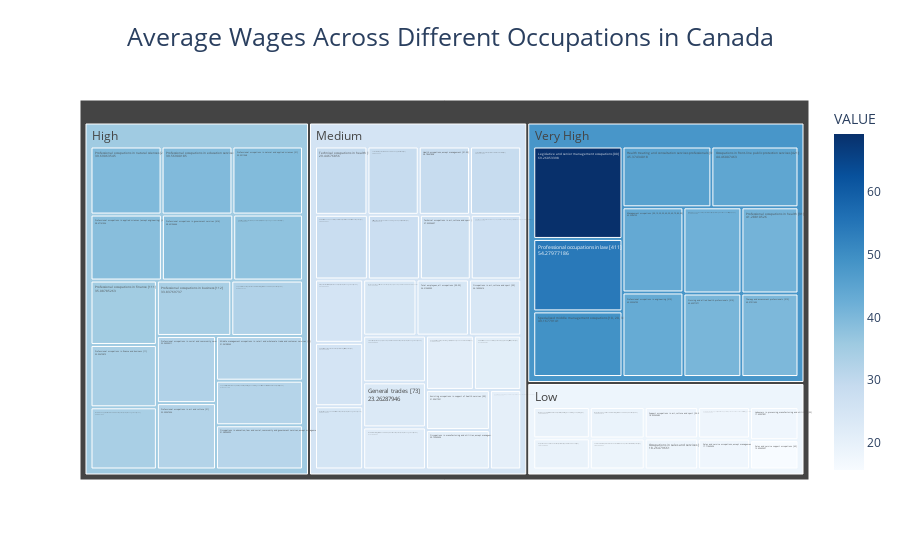

Notebook code cell kept with this figure:
### Code cell
# Creating a new column for wage ranges
def wage_range(value):
    if value <= 20:
        return 'Low'
    elif 20 < value <= 30:
        return 'Medium'
    elif 30 < value <= 40:
        return 'High'
    else:
        return 'Very High'

sorted_average_wages['Wage Range'] = sorted_average_wages['VALUE'].apply(wage_range)

# Creating a nested treemap using Plotly
fig = px.treemap(sorted_average_wages,
                 path=['Wage Range', 'National Occupational Classification (NOC)'],
                 values='VALUE',
                 color='VALUE',  # Set the color based on the VALUE column
                 color_continuous_scale='Blues',  # Define the color scale
                 title='Average Wages Across Different Occupations in Canada',
                 labels={'National Occupational Classification (NOC)': 'Occupation'},
                 hover_data=['VALUE'])

# Customizing the appearance of the chart
fig.update_traces(textinfo='label+value', hovertemplate='<b>%{label}:</b> %{value:.2f}')
fig.update_layout(title=dict(x=0.5, y=0.95, font=dict(size=25)))

# Showing the chart
fig.show()
offline.plot(fig, filename='fig1.1.html', auto_open=True)

### Figure 1 — Plotly figure (JSON) as saved in the notebook; plotly's stock layout.template omitted (floating-point values rounded to 4 significant figures)
{"data": [{"branchvalues": "total", "customdata": [[28.09, 28.09], [21.13, 21.13], [25.1, 25.1], [27.64, 27.64], [21.1, 21.1], [25.06, 25.06], [17.95, 17.95], [26.81, 26.81], [23.26, 23.26], [28.79, 28.79], [45.37, 45.37], [19.41, 19.41], [17.65, 17.65], [69.26, 69.26], [19.46, 19.46], [24.61, 24.61], [43.56, 43.56], [31.94, 31.94], [41.98, 41.98], [33.88, 33.88], [21.71, 21.71], [40.62, 40.62], [24.15, 24.15], [25.1, 25.1], [31.59, 31.59], [44.46, 44.46], [20.73, 20.73], [18.26, 18.26], [21.39, 21.39], [38.67, 38.67], [32.2, 32.2], [33.84, 33.84], [39.57, 39.57], [43.25, 43.25], [35.09, 35.09], [33.94, 33.94], [38.63, 38.63], [41.29, 41.29], [54.28, 54.28], [37.78, 37.78], [39.39, 39.39], [39.69, 39.69], [32.54, 32.54], [20.49, 20.49], [17.72, 17.72], [18.67, 18.67], [15.63, 15.63], [49.17, 49.17], [32.59, 32.59], [31.82, 31.82], [18.42, 18.42], [27.02, 27.02], [29.45, 29.45], [28.8, 28.8], [28.77, 28.77], [40.08, 40.08], [24.21, 24.21], [24.07, 24.07], [19.0, 19.0], [35.46, 35.46], [18.28, 18.28], [25.22, 25.22], [48.09, 48.09]], "domain": {"x": [0, 1], "y": [0, 1]}, "hovertemplate": "<b>%{label}:</b> %{value:.2f}", "ids": ["Medium/Administrative and financial supervisors and specialized administrative occupations [12]", "Medium/Administrative and financial support and supply chain logistics occupations [14]", "Medium/Administrative occupations and transportation logistics occupations [13]", "Medium/Assisting occupations in education and in legal and public protection [43]", "Medium/Assisting occupations in support of health services [33]", "Medium/Business, finance and administration occupations, except management [11-14]", "Low/Care providers and public protection support occupations and student monitors, crossing guards and related occupations [44-45]", "Medium/Front-line public protection services and paraprofessional occupations in legal, social, community, education services [42]", "Medium/General trades [73]", "Medium/Health occupations, except management [31-33]", "Very High/Health treating and consultation services professionals [311]", "Low/Helpers and labourers and other transport drivers, operators and labourers [75]", "Low/Labourers in processing, manufacturing and utilities [95]", "Very High/Legislative and senior management occupations [00]", "Low/Machine operators, assemblers and inspectors in processing, manufacturing and printing [94]", "Medium/Mail and message distribution, other transport equipment operators and related maintenance workers [74]", "Very High/Management occupations [00, 10, 20, 30, 40, 50, 60, 70, 80, 90]", "High/Middle management occupations in retail and wholesale trade and customer services [60]", "Very High/Middle management occupations in trades, transportation, production and utilities [70, 80, 90]", "High/Natural and applied sciences and related occupations, except management [21-22]", "Medium/Natural resources, agriculture and related production occupations, except management [82-85]", "Very High/Nursing and allied health professionals [313]", "Medium/Occupations in art, culture and sport [53]", "Medium/Occupations in art, culture, recreation and sport, except management [51-55]", "High/Occupations in education, law and social, community and government services, except management [41-45]", "Very High/Occupations in front-line public protection services [421]", "Medium/Occupations in manufacturing and utilities, except management [92-95]", "Low/Occupations in sales and services [63]", "Medium/Paraprofessional occupations in legal, social, community and education services [422]", "High/Professional occupations in applied sciences (except engineering) [212]", "High/Professional occupations in art and culture [51]", "High/Professional occupations in business [112]", "High/Professional occupations in education services [412]", "Very High/Professional occupations in engineering [213]", "High/Professional occupations in finance [111]", "High/Professional occupations in finance and business [11]", "High/Professional occupations in government services [414]", "Very High/Professional occupations in health [31]", "Very High/Professional occupations in law [411]", "High/Professional occupations in law, education, social, community and government services [41]", "High/Professional occupations in natural and applied sciences [21]", "High/Professional occupations in natural sciences [211]", "High/Professional occupations in social and community services [413]", "Medium/Retail sales and service supervisors and specialized occupations in sales and services [62]", "Low/Sales and service occupations, except management [62-65]", "Low/Sales and service representatives and other customer and personal services occupations [64]", "Low/Sales and service support occupations [65]", "Very High/Specialized middle management occupations [10, 20, 30, 40, 50]", "High/Supervisors and occupations in natural resources, agriculture and related production [82-83]", "High/Supervisors, central control and process operators in processing, manufacturing and utilities and aircraft assemblers and inspectors [92-93]", "Low/Support occupations in art, culture and sport [54-55]", "Medium/Technical occupations in art, culture and sport [52]", "Medium/Technical occupations in health [32]", "Medium/Technical occupations related to natural and applied sciences [22]", "Medium/Technical trades and transportation officers and controllers [72]", "Very High/Therapy and assessment professionals [312]", "Medium/Total employees, all occupations [00-95]", "Medium/Trades, transport and equipment operators and related occupations, except management [72-75]", "Low/Workers and labourers in natural resources, agriculture and related production [84-85]", "High", "Low", "Medium", "Very High"], "labels": ["Administrative and financial supervisors and specialized administrative occupations [12]", "Administrative and financial support and supply chain logistics occupations [14]", "Administrative occupations and transportation logistics occupations [13]", "Assisting occupations in education and in legal and public protection [43]", "Assisting occupations in support of health services [33]", "Business, finance and administration occupations, except management [11-14]", "Care providers and public protection support occupations and student monitors, crossing guards and related occupations [44-45]", "Front-line public protection services and paraprofessional occupations in legal, social, community, education services [42]", "General trades [73]", "Health occupations, except management [31-33]", "Health treating and consultation services professionals [311]", "Helpers and labourers and other transport drivers, operators and labourers [75]", "Labourers in processing, manufacturing and utilities [95]", "Legislative and senior management occupations [00]", "Machine operators, assemblers and inspectors in processing, manufacturing and printing [94]", "Mail and message distribution, other transport equipment operators and related maintenance workers [74]", "Management occupations [00, 10, 20, 30, 40, 50, 60, 70, 80, 90]", "Middle management occupations in retail and wholesale trade and customer services [60]", "Middle management occupations in trades, transportation, production and utilities [70, 80, 90]", "Natural and applied sciences and related occupations, except management [21-22]", "Natural resources, agriculture and related production occupations, except management [82-85]", "Nursing and allied health professionals [313]", "Occupations in art, culture and sport [53]", "Occupations in art, culture, recreation and sport, except management [51-55]", "Occupations in education, law and social, community and government services, except management [41-45]", "Occupations in front-line public protection services [421]", "Occupations in manufacturing and utilities, except management [92-95]", "Occupations in sales and services [63]", "Paraprofessional occupations in legal, social, community and education services [422]", "Professional occupations in applied sciences (except engineering) [212]", "Professional occupations in art and culture [51]", "Professional occupations in business [112]", "Professional occupations in education services [412]", "Professional occupations in engineering [213]", "Professional occupations in finance [111]", "Professional occupations in finance and business [11]", "Professional occupations in government services [414]", "Professional occupations in health [31]", "Professional occupations in law [411]", "Professional occupations in law, education, social, community and government services [41]", "Professional occupations in natural and applied sciences [21]", "Professional occupations in natural sciences [211]", "Professional occupations in social and community services [413]", "Retail sales and service supervisors and specialized occupations in sales and services [62]", "Sales and service occupations, except management [62-65]", "Sales and service representatives and other customer and personal services occupations [64]", "Sales and service support occupations [65]", "Specialized middle management occupations [10, 20, 30, 40, 50]", "Supervisors and occupations in natural resources, agriculture and related production [82-83]", "Supervisors, central control and process operators in processing, manufacturing and utilities and aircraft assemblers and inspectors [92-93]", "Support occupations in art, culture and sport [54-55]", "Technical occupations in art, culture and sport [52]", "Technical occupations in health [32]", "Technical occupations related to natural and applied sciences [22]", "Technical trades and transportation officers and controllers [72]", "Therapy and assessment professionals [312]", "Total employees, all occupations [00-95]", "Trades, transport and equipment operators and related occupations, except management [72-75]", "Workers and labourers in natural resources, agriculture and related production [84-85]", "High", "Low", "Medium", "Very High"], "marker": {"coloraxis": "coloraxis", "colors": [28.09, 21.13, 25.1, 27.64, 21.1, 25.06, 17.95, 26.81, 23.26, 28.79, 45.37, 19.41, 17.65, 69.26, 19.46, 24.61, 43.56, 31.94, 41.98, 33.88, 21.71, 40.62, 24.15, 25.1, 31.59, 44.46, 20.73, 18.26, 21.39, 38.67, 32.2, 33.84, 39.57, 43.25, 35.09, 33.94, 38.63, 41.29, 54.28, 37.78, 39.39, 39.69, 32.54, 20.49, 17.72, 18.67, 15.63, 49.17, 32.59, 31.82, 18.42, 27.02, 29.45, 28.8, 28.77, 40.08, 24.21, 24.07, 19.0, 35.46, 18.28, 25.22, 48.09]}, "name": "", "parents": ["Medium", "Medium", "Medium", "Medium", "Medium", "Medium", "Low", "Medium", "Medium", "Medium", "Very High", "Low", "Low", "Very High", "Low", "Medium", "Very High", "High", "Very High", "High", "Medium", "Very High", "Medium", "Medium", "High", "Very High", "Medium", "Low", "Medium", "High", "High", "High", "High", "Very High", "High", "High", "High", "Very High", "Very High", "High", "High", "High", "High", "Medium", "Low", "Low", "Low", "Very High", "High", "High", "Low", "Medium", "Medium", "Medium", "Medium", "Very High", "Medium", "Medium", "Low", "", "", "", ""], "textinfo": "label+value", "type": "treemap", "values": [28.09, 21.13, 25.1, 27.64, 21.1, 25.06, 17.95, 26.81, 23.26, 28.79, 45.37, 19.41, 17.65, 69.26, 19.46, 24.61, 43.56, 31.94, 41.98, 33.88, 21.71, 40.62, 24.15, 25.1, 31.59, 44.46, 20.73, 18.26, 21.39, 38.67, 32.2, 33.84, 39.57, 43.25, 35.09, 33.94, 38.63, 41.29, 54.28, 37.78, 39.39, 39.69, 32.54, 20.49, 17.72, 18.67, 15.63, 49.17, 32.59, 31.82, 18.42, 27.02, 29.45, 28.8, 28.77, 40.08, 24.21, 24.07, 19.0, 563.2, 182.2, 547.5, 513.3]}], "layout": {"coloraxis": {"colorbar": {"title": {"text": "VALUE"}}, "colorscale": [[0, "rgb(247,251,255)"], [0.125, "rgb(222,235,247)"], [0.25, "rgb(198,219,239)"], [0.375, "rgb(158,202,225)"], [0.5, "rgb(107,174,214)"], [0.625, "rgb(66,146,198)"], [0.75, "rgb(33,113,181)"], [0.875, "rgb(8,81,156)"], [1, "rgb(8,48,107)"]]}, "legend": {"tracegroupgap": 0}, "title": {"font": {"size": 25}, "text": "Average Wages Across Different Occupations in Canada", "x": 0.5, "y": 0.95}}}
